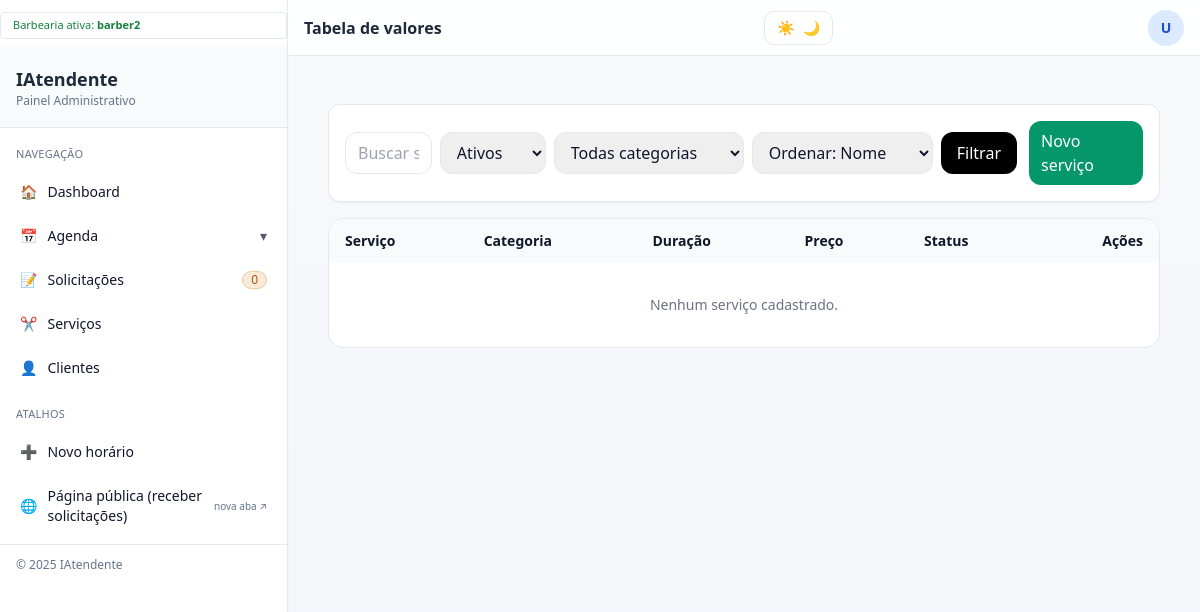
Page /barber2/servicos/ (signed in) on the earlier database version.
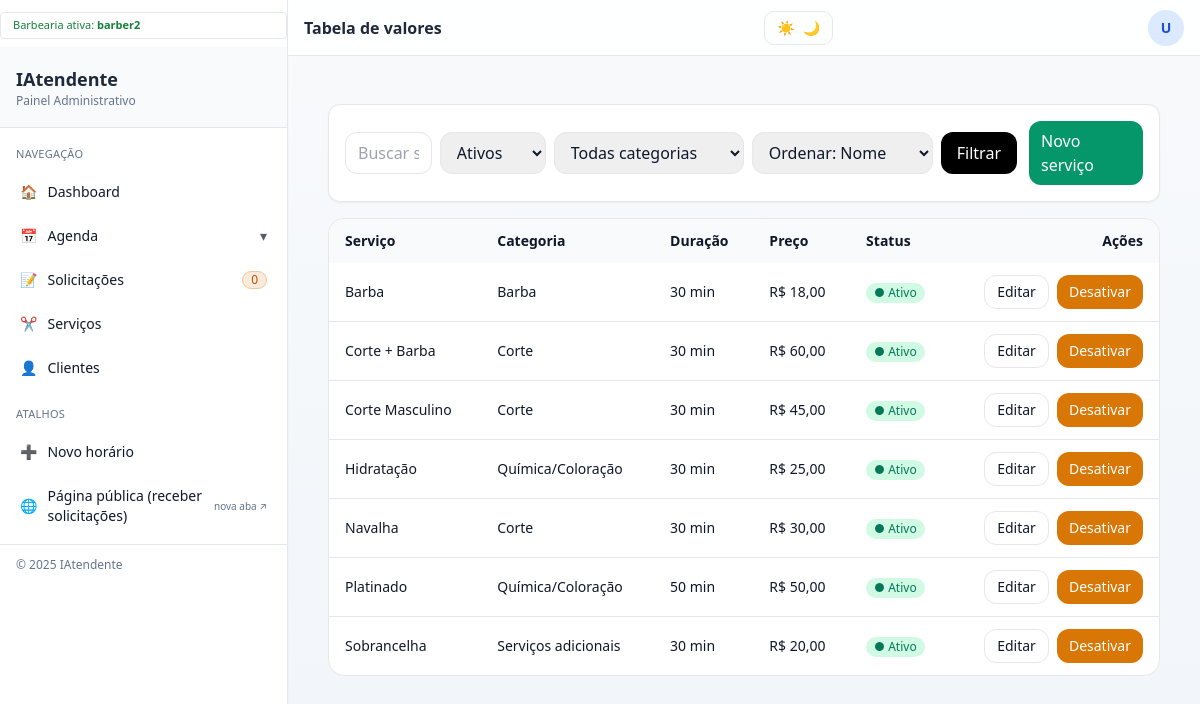
Same page on the later database version.
### barbearias/models.py (models this page shows, shortened)
class BarberShop(models.Model):
    owner = models.ForeignKey(
        settings.AUTH_USER_MODEL,
        on_delete=models.SET_NULL,
        null=True, blank=True,
        related_name="owned_shops",
    )
    nome = models.CharField(max_length=120)
    slug = models.SlugField(max_length=140, unique=True)
    telefone = models.CharField(max_length=32, blank=True)
    timezone = models.CharField(max_length=64, default="America/Sao_Paulo")
    created_at = models.DateTimeField(auto_now_add=True)
    instance = models.CharField(
        max_length=120,
        blank=True, null=True,
        db_index=True,
        help_text="Identificador externo da instância (ex.: provedor/whatsapp)."
    )
    api_key = models.CharField(
        max_length=255,
        blank=True, null=True,
        help_text="Chave de API fornecida pelo cliente/serviço externo.",
    )
    class Meta:
        ordering = ["nome"]
    class Meta:
        ordering = ["nome"]

### servicos/models.py (models this page shows, shortened)
class Servico(models.Model):
    CATEGORIAS = (
        ("corte", "Corte"),
        ("barba", "Barba"),
        ("combo", "Combo"),
        ("quimica", "Química/Coloração"),
        ("add_on", "Serviços adicionais"),
    )
    shop = models.ForeignKey(BarberShop, null=True, blank=True, on_delete=models.CASCADE, related_name="servicos")
    nome = models.CharField(max_length=120, unique=True)
    categoria = models.CharField(max_length=20, choices=CATEGORIAS, default="corte")
    preco = models.DecimalField(max_digits=8, decimal_places=2, default=Decimal("0.00"))
    duracao_min = models.PositiveIntegerField(default=30)
    descricao = models.TextField(null=True, blank=True)
    ativo = models.BooleanField(default=True)
    created_at = models.DateTimeField(auto_now_add=True)
    updated_at = models.DateTimeField(auto_now=True)
    class Meta:
        ordering = ["nome"]
        indexes = [models.Index(fields=["nome"])]

### servicos/views.py (the view)
# urls.py: path("", views.servicos_lista, name="lista"),
@login_required
@require_shop_member
def servicos_lista(request: HttpRequest, shop_slug: str) -> HttpResponse:
    shop = _get_shop_or_404(shop_slug)
    q = (request.GET.get("q") or "").strip()
    status_ = (request.GET.get("status") or "ativos").strip()   # ativos|inativos|todos
    categoria = (request.GET.get("categoria") or "").strip()
    order = (request.GET.get("order") or "nome").strip()        # nome|preco|duracao
    qs = Servico.objects.filter(shop=shop)
    if q:
        qs = qs.filter(
            Q(nome__icontains=q) |
            Q(descricao__icontains=q) |
            Q(categoria__icontains=q)
        )
    if categoria:
        qs = qs.filter(categoria=categoria)
    if status_ == "ativos":
        qs = qs.filter(ativo=True)
    elif status_ == "inativos":
        qs = qs.filter(ativo=False)
    if order == "duracao":
        qs = qs.order_by("duracao_min", "nome")
    elif order == "preco":
        qs = qs.order_by("preco", "nome")
    else:
        qs = qs.order_by("nome")
    page_obj = Paginator(qs, 20).get_page(request.GET.get("page"))
    ctx = {
        "title": "Tabela de valores",
        "shop": shop,
        "servicos": page_obj,
        "page_obj": page_obj,
        "filters": {"q": q, "status": status_, "order": order, "categoria": categoria},
    }
    return render(request, "servicos/servicos_lista.html", ctx)

### servicos/templates/servicos/servicos_lista.html (shortened to what this page needs)
{% extends "painel/base.html" %}
{% load l10n %}
{% block header %}Tabela de valores{% endblock %}
{% block content %}
<div class="mx-auto max-w-7xl px-4 py-6 space-y-4">
  <div class="bg-white rounded-xl shadow-sm border border-gray-200 p-4">
    <form method="get" class="flex flex-col gap-3 md:flex-row md:items-center md:justify-between">
      <div class="flex gap-2 w-full md:max-w-2xl">
        <input type="text" name="q" value="{{ filters.q|default_if_none:'' }}"
               class="w-full rounded-xl border px-3 py-2" placeholder="Buscar serviço">
        <select name="status" class="rounded-xl border px-3 py-2">
          <option value="ativos"   {% if filters.status == 'ativos' %}selected{% endif %}>Ativos</option>
        </select>
        <select name="categoria" class="rounded-xl border px-3 py-2">
          <option value="">Todas categorias</option>
        </select>
        <select name="order" class="rounded-xl border px-3 py-2">
          <option value="nome"    {% if filters.order == 'nome' %}selected{% endif %}>Ordenar: Nome</option>
        </select>
        <button class="rounded-xl px-4 py-2 bg-black text-white">Filtrar</button>
      </div>
      <div class="flex gap-2">
        <a href="{% url 'servicos:novo' shop.slug %}"
           class="rounded-xl px-3 py-2 bg-emerald-600 text-white hover:bg-emerald-700">Novo serviço</a>
      </div>
    </form>
  </div>
  <div class="bg-white rounded-2xl border overflow-hidden">
    <table class="min-w-full text-sm">
      <thead class="bg-gray-50 text-left">
        <tr>
          <th class="px-4 py-3 font-semibold">Serviço</th>
          <th class="px-4 py-3 font-semibold">Categoria</th>
          <th class="px-4 py-3 font-semibold">Duração</th>
          <th class="px-4 py-3 font-semibold">Preço</th>
          <th class="px-4 py-3 font-semibold">Status</th>
          <th class="px-4 py-3 font-semibold text-right">Ações</th>
        </tr>
      </thead>
      <tbody class="divide-y">
        {% for s in servicos %}
          <tr id="row-{{ s.id }}" class="hover:bg-gray-50">
            <td class="px-4 py-3">
              <a href="{% url 'servicos:detalhe' shop.slug s.id %}" class="font-medium text-gray-900 hover:underline">
                {{ s.nome }}
              </a>
            </td>
            <td class="px-4 py-3">{{ s.get_categoria_display }}</td>
            <td class="px-4 py-3">{{ s.duracao_min }} min</td>
            <td class="px-4 py-3">R$ {{ s.preco|floatformat:2|localize }}</td>
            <td class="px-4 py-3">
              <span id="pill-{{ s.id }}" class="inline-flex items-center gap-1 rounded-full px-2 py-0.5 text-xs
                {% if s.ativo %} bg-emerald-100 text-emerald-700 {% else %} bg-gray-100 text-gray-600 {% endif %}">
                ● {% if s.ativo %}Ativo{% else %}Inativo{% endif %}
              </span>
            </td>
            <td class="px-4 py-3">
              <div class="flex justify-end gap-2">
                <a href="{% url 'servicos:editar' shop.slug s.id %}" class="rounded-xl border px-3 py-1.5 hover:bg-gray-50">Editar</a>
                <button type="button" class="rounded-xl px-3 py-1.5
                        {% if s.ativo %} bg-amber-600 text-white hover:bg-amber-700 {% else %} border hover:bg-gray-50 {% endif %}"
                        onclick="toggleAtivo({{ s.id }})">
                  {% if s.ativo %}Desativar{% else %}Ativar{% endif %}
                </button>
              </div>
            </td>
          </tr>
        {% empty %}
          <tr><td colspan="6" class="px-4 py-8 text-center text-gray-500">Nenhum serviço cadastrado.</td></tr>
        {% endfor %}
      </tbody>
    </table>
  </div>
</div>
{% endblock %}

### painel/templates/painel/base.html (shortened to what this page needs)
{% load static %}
<!DOCTYPE html>
<html lang="pt-br" class="h-full">
<head>
  <link rel="stylesheet" href="{% static 'build/tailwind.css' %}">
  <link rel="stylesheet" href="{% static '/painel/base-crm.css' %}">
  <link rel="stylesheet" href="{% static '/painel/ia.css' %}">
  <link rel="stylesheet" href="{% static '/painel/styles.css' %}">
</head>
<body class="min-h-full bg-gradient-to-b from-slate-50 to-slate-100 text-slate-900">
  {% firstof shop.slug request.shop.slug "" as shop_slug %}
  <div class="min-h-screen flex">
    <aside class="ia-sidebar fixed lg:static inset-y-0 left-0 z-40 w-72
                  -translate-x-full peer-checked:translate-x-0 lg:translate-x-0
                  transition-transform duration-200 bg-white border-r border-gray-200 shadow-sm
                  flex flex-col">
      <div class="flex-1 overflow-y-auto">
        {% include "painel/_sidebar.html" %}
      </div>
      <div class="px-4 py-3 border-t text-xs text-slate-500">
        © {% now "Y" %} IAtendente
      </div>
    </aside>
    <main class="flex-1 min-w-0 flex flex-col">
      <header class="ia-topbar h-14 bg-white border-b border-gray-200 flex items-center justify-between px-3 sm:px-4">
        <div class="flex items-center gap-2">
          <h1 class="font-semibold text-slate-800 truncate">
            {% block header %}{{ title|default:"" }}{% endblock %}
          </h1>
        </div>
      <button id="theme-toggle" class="btn btn-outline ml-2" type="button" aria-label="Alternar tema"
        title="Alternar tema">
        <span class="theme-icon-sun">☀️</span>
        <span class="theme-icon-moon">🌙</span>
      </button>
        {% if request.user.is_authenticated %}
        <details class="relative group">
          <summary class="flex items-center gap-2 cursor-pointer list-none">
            <div
              class="w-9 h-9 rounded-full bg-blue-100 flex items-center justify-center text-sm font-bold text-blue-700">
              {{ request.user.first_name|slice:":1"|default:"U" }}
            </div>
          </summary>
        </details>
        {% else %}
        <a href="{% url 'barb_auth:login' %}"
          class="px-3 py-2 rounded-md bg-blue-600 text-white text-sm hover:bg-blue-700">
          Entrar
        </a>
        {% endif %}
      </header>
      <div class="p-4 sm:p-6 max-w-7xl w-full mx-auto">
        {% block content %}{% endblock %}
      </div>
    </main>
  </div>
</body>
</html>

### painel/templates/painel/_sidebar.html (shortened to what this page needs)
{% with rm=request.resolver_match|default:'' ns=rm.namespace|default:'' url_name=rm.url_name|default:'' pending=solicitacoes_pendentes_count|default:0 %}
  {% if shop %}
    <div class="px-3 py-1 mx-3 mt-3 mb-2 text-[11px] font-medium text-green-700 bg-green-50 border border-green-200 rounded">
      Barbearia ativa: <span class="font-semibold">{{ shop.nome|default:shop.slug }}</span>
    </div>
  {% else %}
    <div class="px-3 py-1 mx-3 mt-3 mb-2 text-[11px] font-medium text-red-700 bg-red-50 border border-red-200 rounded">
      Nenhuma barbearia ativa. <a href="{% url 'painel:dashboard' %}" class="underline hover:no-underline">Selecionar</a>
    </div>
  {% endif %}
  <div class="ia-sidebar__brand px-4 py-4 border-b border-gray-200 bg-slate-50">
    {% if request.user.is_authenticated %}
      <a href="{% url 'painel:dashboard' %}" class="block">
        <div class="ia-sidebar__title text-lg font-bold text-slate-800">IAtendente</div>
        <div class="ia-sidebar__sub text-xs text-gray-500">Painel Administrativo</div>
      </a>
    {% else %}
      <div class="ia-sidebar__title ia-text-muted text-lg font-bold text-slate-400">IAtendente</div>
      <div class="ia-sidebar__sub ia-text-muted text-xs text-gray-400">Painel Administrativo</div>
    {% endif %}
  </div>
  <nav class="ia-nav p-3 text-sm" role="navigation" aria-label="Navegação principal">
    <div class="px-2 pt-2 pb-1 text-[11px] uppercase tracking-wide ia-text-muted text-gray-500">Navegação</div>
    <a href="{% url 'painel:dashboard' %}"
       class="ia-nav__link flex items-center gap-2 px-3 py-2 rounded-lg transition
              {% if ns == 'painel' and url_name == 'dashboard' %} ia-nav__link--active {% else %} text-slate-700 hover:bg-slate-50 {% endif %}"
       {% if ns == 'painel' and url_name == 'dashboard' %}aria-current="page"{% endif %}>
      <span>🏠</span><span>Dashboard</span>
    </a>
    <details class="group" {% if ns == 'agendamentos' %}open{% endif %}>
      <summary class="ia-nav__link flex items-center gap-2 px-3 py-2 rounded-lg cursor-pointer transition
                      {% if ns == 'agendamentos' %} ia-nav__link--active {% else %} text-slate-700 hover:bg-slate-50 {% endif %}">
        <span>📅</span><span class="flex-1">Agenda</span>
        <span class="opacity-70 transition-transform group-open:rotate-180">▾</span>
      </summary>
    </details>
    {% if shop %}
      <a href="{% url 'solicitacoes:solicitacoes' shop.slug %}"
         class="ia-nav__link flex items-center gap-2 px-3 py-2 rounded-lg transition
                {% if ns == 'solicitacoes' %} ia-nav__link--active {% else %} text-slate-700 hover:bg-slate-50 {% endif %}">
        <span>📝</span><span class="flex-1">Solicitações</span>
        <span class="ia-badge inline-flex items-center text-[11px] px-2 py-0.5 rounded-full">{{ pending|default:0 }}</span>
      </a>
    {% else %}
      <span class="block px-3 py-2 ia-text-muted">Solicitações indisponível</span>
    {% endif %}
    {% if shop %}
      <a href="{% url 'servicos:lista' shop.slug %}"
         class="ia-nav__link flex items-center gap-2 px-3 py-2 rounded-lg transition
                {% if ns == 'servicos' %} ia-nav__link--active {% else %} text-slate-700 hover:bg-slate-50 {% endif %}">
        <span>✂️</span><span>Serviços</span>
      </a>
    {% else %}
      <span class="block px-3 py-2 ia-text-muted">Serviços indisponível</span>
    {% endif %}
    {% if shop %}
      <a href="{% url 'clientes:lista' shop.slug %}"
         class="ia-nav__link flex items-center gap-2 px-3 py-2 rounded-lg transition
                {% if ns == 'clientes' %} ia-nav__link--active {% else %} text-slate-700 hover:bg-slate-50 {% endif %}">
        <span>👤</span><span>Clientes</span>
      </a>
    {% else %}
      <span class="block px-3 py-2 ia-text-muted">Clientes indisponível</span>
    {% endif %}
    <div class="px-2 pt-3 pb-1 text-[11px] uppercase tracking-wide ia-text-muted">Atalhos</div>
    {% if shop %}
      <a href="{% url 'agendamentos:agendamento_novo' shop.slug %}"
         class="ia-nav__link flex items-center gap-2 px-3 py-2 rounded-lg hover:bg-slate-50 transition">
        <span>➕</span><span>Novo horário</span>
      </a>
      {% url 'public:intake_shop' shop.slug as pub_url %}
      {% if pub_url %}
        <a href="{{ pub_url }}" target="_blank" rel="noopener"
           class="ia-nav__link flex items-center gap-2 px-3 py-2 rounded-lg hover:bg-slate-50 transition">
          <span>🌐</span>
          <span class="flex-1">Página pública (receber solicitações)</span>
          <span class="ml-auto text-[10px] ia-text-muted">nova aba ↗</span>
        </a>
      {% endif %}
    {% else %}
      <span class="block px-3 py-2 ia-text-muted">Atalhos indisponíveis</span>
    {% endif %}
  </nav>
{% endwith %}

Differences in the rows shown:
added Servico: nome "Barba", categoria "Barba", duracao_min "30", preco "18,00", ativo "Ativo"
added Servico: nome "Corte + Barba", categoria "Corte", duracao_min "30", preco "60,00", ativo "Ativo"
added Servico: nome "Corte Masculino", categoria "Corte", duracao_min "30", preco "45,00", ativo "Ativo"
added Servico: nome "Hidratação", categoria "Química/Coloração", duracao_min "30", preco "25,00", ativo "Ativo"
added Servico: nome "Navalha", categoria "Corte", duracao_min "30", preco "30,00", ativo "Ativo"
added Servico: nome "Platinado", categoria "Química/Coloração", duracao_min "50", preco "50,00", ativo "Ativo"
added Servico: nome "Sobrancelha", categoria "Serviços adicionais", duracao_min "30", preco "20,00", ativo "Ativo"
Other differences:
text no longer shown: "Nenhum serviço cadastrado."
